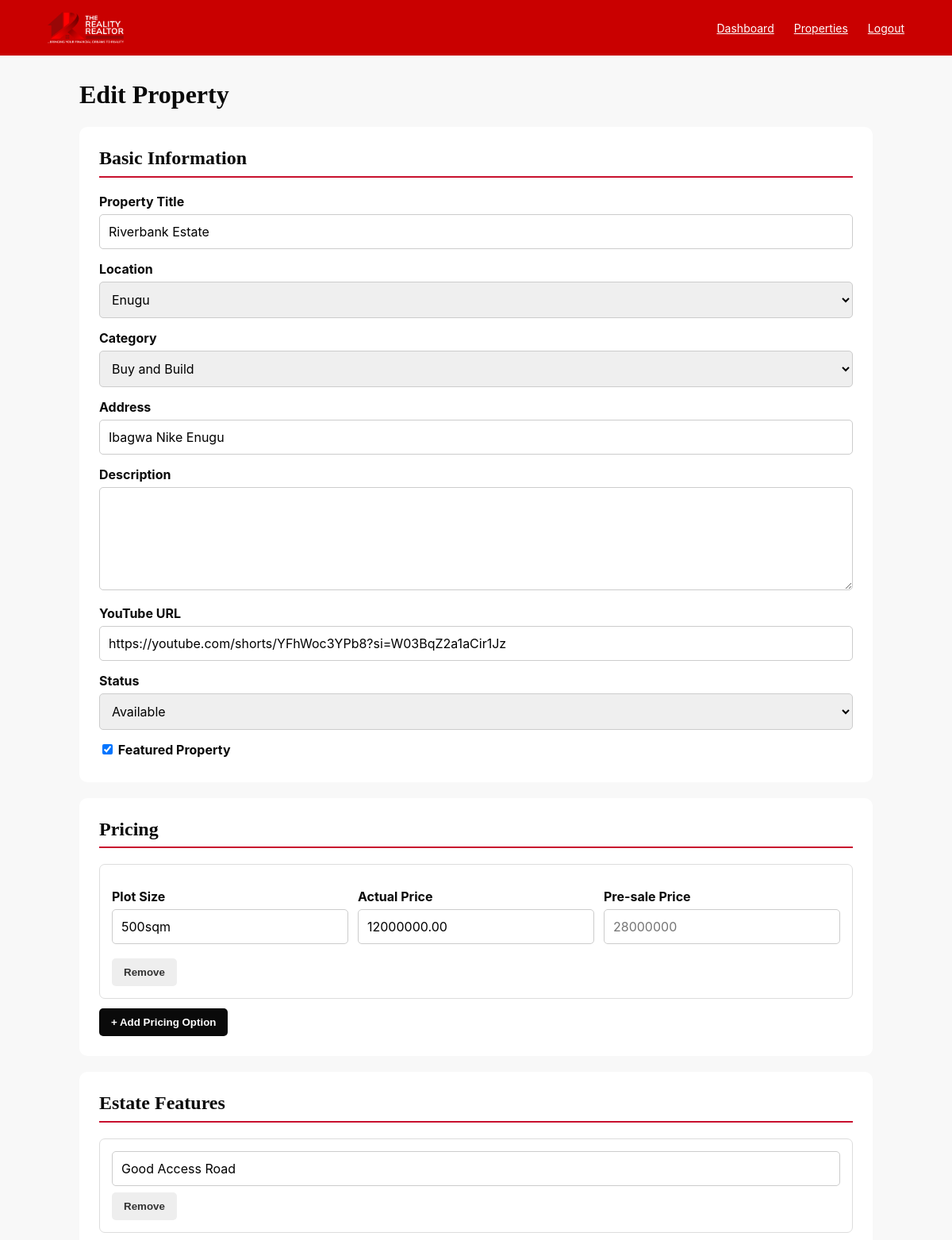
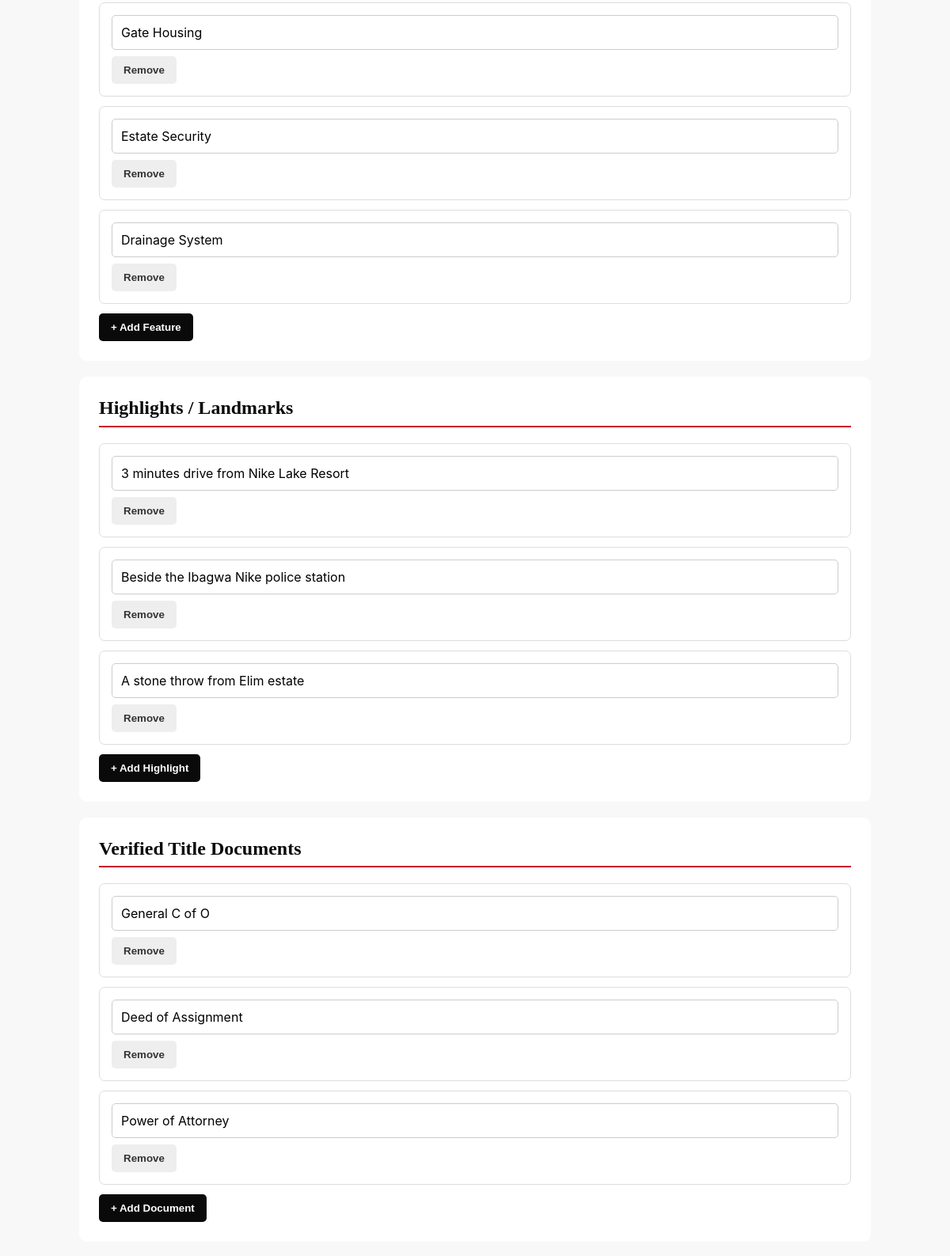
/admin/edit-property.php?id=7 (signed in, upper part), run on the app's committed database (2 pictures, top to bottom).
### tables this page shows
CREATE TABLE `properties` (
  `id` int(10) unsigned NOT NULL AUTO_INCREMENT,
  `title` varchar(255) NOT NULL,
  `location` enum('Enugu','Abuja','Asaba') NOT NULL,
  `category` enum('Buy and Build','Land Banking','Luxury Homes','Available Properties','Distress Sales') NOT NULL,
  `description` text DEFAULT NULL,
  `price` decimal(15,2) NOT NULL DEFAULT 0.00,
  `price_negotiable` tinyint(1) NOT NULL DEFAULT 0,
  `bedrooms` int(10) unsigned DEFAULT 0,
  `bathrooms` int(10) unsigned DEFAULT 0,
  `parking_spaces` int(10) unsigned DEFAULT 0,
  `living_rooms` int(10) unsigned DEFAULT 0,
  `land_size` varchar(100) DEFAULT NULL,
  `land_type` varchar(100) DEFAULT NULL,
  `property_use` varchar(100) DEFAULT NULL,
  `title_document` varchar(255) DEFAULT NULL,
  `plot_size` varchar(100) DEFAULT NULL,
  `access_road` varchar(255) DEFAULT NULL,
  `address` varchar(255) DEFAULT NULL,
  `youtube_url` varchar(500) DEFAULT NULL,
  `status` enum('Available','Sold','Reserved') NOT NULL DEFAULT 'Available',
  `featured` tinyint(1) NOT NULL DEFAULT 0,
  `created_at` timestamp NULL DEFAULT current_timestamp(),
  `updated_at` timestamp NULL DEFAULT current_timestamp() ON UPDATE current_timestamp(),
  PRIMARY KEY (`id`)
);

CREATE TABLE `property_pricing` (
  `id` int(10) unsigned NOT NULL AUTO_INCREMENT,
  `property_id` int(10) unsigned NOT NULL,
  `plot_size` varchar(100) NOT NULL,
  `actual_price` decimal(15,2) DEFAULT NULL,
  `presale_price` decimal(15,2) DEFAULT NULL,
  `created_at` timestamp NULL DEFAULT current_timestamp(),
  `updated_at` timestamp NULL DEFAULT current_timestamp() ON UPDATE current_timestamp(),
  PRIMARY KEY (`id`),
  KEY `fk_pricing_property` (`property_id`),
  CONSTRAINT `fk_pricing_property` FOREIGN KEY (`property_id`) REFERENCES `properties` (`id`) ON DELETE CASCADE
);

CREATE TABLE `property_features` (
  `id` int(10) unsigned NOT NULL AUTO_INCREMENT,
  `property_id` int(10) unsigned NOT NULL,
  `feature` varchar(255) NOT NULL,
  `sort_order` int(10) unsigned NOT NULL DEFAULT 0,
  `created_at` timestamp NULL DEFAULT current_timestamp(),
  PRIMARY KEY (`id`),
  KEY `fk_features_property` (`property_id`),
  CONSTRAINT `fk_features_property` FOREIGN KEY (`property_id`) REFERENCES `properties` (`id`) ON DELETE CASCADE
);

CREATE TABLE `property_landmarks` (
  `id` int(10) unsigned NOT NULL AUTO_INCREMENT,
  `property_id` int(10) unsigned NOT NULL,
  `description` varchar(500) NOT NULL,
  `sort_order` int(10) unsigned NOT NULL DEFAULT 0,
  `created_at` timestamp NULL DEFAULT current_timestamp(),
  PRIMARY KEY (`id`),
  KEY `fk_landmarks_property` (`property_id`),
  CONSTRAINT `fk_landmarks_property` FOREIGN KEY (`property_id`) REFERENCES `properties` (`id`) ON DELETE CASCADE
);

CREATE TABLE `property_documents` (
  `id` int(10) unsigned NOT NULL AUTO_INCREMENT,
  `property_id` int(10) unsigned NOT NULL,
  `document_name` varchar(255) NOT NULL,
  `sort_order` int(10) unsigned NOT NULL DEFAULT 0,
  `created_at` timestamp NULL DEFAULT current_timestamp(),
  PRIMARY KEY (`id`),
  KEY `fk_documents_property` (`property_id`),
  CONSTRAINT `fk_documents_property` FOREIGN KEY (`property_id`) REFERENCES `properties` (`id`) ON DELETE CASCADE
);

### admin/edit-property.php (the view, shortened to what this page needs)
<?php
require_once '../config/database.php';
function e($value)
{
    return htmlspecialchars((string)$value, ENT_QUOTES, 'UTF-8');
}
$id = filter_input(INPUT_GET, 'id', FILTER_VALIDATE_INT);
$locations = ['Enugu', 'Abuja', 'Asaba'];
$categories = [
    'Buy and Build',
    'Land Banking',
    'Luxury Homes',
    'Available Properties',
    'Distress Sales'
];
$statuses = [
    'Available',
    'Sold',
    'Reserved'
];
$stmt = $pdo->prepare("
    SELECT *
    FROM properties
    WHERE id = ?
    LIMIT 1
");
$stmt->execute([$id]);
$property = $stmt->fetch();
$stmt = $pdo->prepare("
    SELECT *
    FROM property_pricing
    WHERE property_id = ?
    ORDER BY id ASC
");
$stmt->execute([$id]);
$pricing = $stmt->fetchAll();
$stmt = $pdo->prepare("
    SELECT *
    FROM property_features
    WHERE property_id = ?
    ORDER BY sort_order ASC, id ASC
");
$stmt->execute([$id]);
$features = $stmt->fetchAll();
$stmt = $pdo->prepare("
    SELECT *
    FROM property_landmarks
    WHERE property_id = ?
    ORDER BY sort_order ASC, id ASC
");
$stmt->execute([$id]);
$landmarks = $stmt->fetchAll();
$stmt = $pdo->prepare("
    SELECT *
    FROM property_documents
    WHERE property_id = ?
    ORDER BY sort_order ASC, id ASC
");
$stmt->execute([$id]);
$documents = $stmt->fetchAll();
?>
<!DOCTYPE html>
<html lang="en">
<head>
</head>
<body>
<nav>
<a href="dashboard.php" class="brand">
     <img src="/images/logo1.png" alt="The Reality Realtor">
</a>
<div class="nav-links" id="navLinks">
    <a href="dashboard.php">Dashboard</a>
    <a href="properties.php">Properties</a>
    <a href="logout.php">Logout</a>
</div>
</nav>
<div class="container">
<h1>Edit Property</h1>
<form method="POST" enctype="multipart/form-data">
<div class="card">
<h2>Basic Information</h2>
<label>Property Title</label>
<input
    type="text"
    name="title"
    value="<?= e($property['title']) ?>"
    required
>
<label>Location</label>
<select name="location" required>
<?php foreach ($locations as $location): ?>
<option
    value="<?= e($location) ?>"
    <?= $property['location'] === $location ? 'selected' : '' ?>
>
    <?= e($location) ?>
</option>
<?php endforeach; ?>
</select>
<label>Category</label>
<select name="category" required>
<?php foreach ($categories as $category): ?>
<option
    value="<?= e($category) ?>"
    <?= $property['category'] === $category ? 'selected' : '' ?>
>
    <?= e($category) ?>
</option>
<?php endforeach; ?>
</select>
<label>Address</label>
<input
    type="text"
    name="address"
    value="<?= e($property['address']) ?>"
>
<label>Description</label>
<textarea name="description"><?= e($property['description']) ?></textarea>
<label>YouTube URL</label>
<input
    type="url"
    name="youtube_url"
    value="<?= e($property['youtube_url']) ?>"
    placeholder="https://www.youtube.com/watch?v=..."
>
<label>Status</label>
<select name="status">
<?php foreach ($statuses as $status): ?>
<option
    value="<?= e($status) ?>"
    <?= $property['status'] === $status ? 'selected' : '' ?>
>
    <?= e($status) ?>
</option>
<?php endforeach; ?>
</select>
<label>
<input
    type="checkbox"
    name="featured"
    value="1"
    <?= !empty($property['featured']) ? 'checked' : '' ?>
    style="width:auto;"
>
 Featured Property
</label>
</div>
<div class="card">
<h2>Pricing</h2>
<div id="pricingContainer">
<?php if (!empty($pricing)): ?>
<?php foreach ($pricing as $price): ?>
<div class="item pricing-item">
<div class="row">
<div>
<label>Plot Size</label>
<input
    type="text"
    name="plot_size[]"
    value="<?= e($price['plot_size']) ?>"
    placeholder="e.g. 500 sqm"
>
</div>
<div>
<label>Actual Price</label>
<input
    type="number"
    name="actual_price[]"
    value="<?= $price['actual_price'] !== null ? e(number_format((float)$price['actual_price'], 2, '.', '')) : '' ?>"
    placeholder="6500000"
    min="0"
    step="0.01"
>
</div>
<div>
<label>Pre-sale Price</label>
<input
    type="number"
    name="presale_price[]"
    value="<?= $price['presale_price'] !== null ? e(number_format((float)$price['presale_price'], 2, '.', '')) : '' ?>"
    placeholder="28000000"
    min="0"
    step="0.01"
>
</div>
</div>
<button type="button" class="remove" onclick="this.closest('.pricing-item').remove()">
Remove
</button>
</div>
<?php endforeach; ?>
<?php endif; ?>
</div>
<button type="button" class="add" onclick="addPricing()">
+ Add Pricing Option
</button>
</div>
<div class="card">
<h2>Estate Features</h2>
<div id="featuresContainer">
<?php foreach ($features as $feature): ?>
<div class="item feature-item">
<input
    type="text"
    name="feature[]"
    value="<?= e($feature['feature']) ?>"
>
<button
    type="button"
    class="remove"
    onclick="this.closest('.feature-item').remove()"
>
Remove
</button>
</div>
<?php endforeach; ?>
</div>
<button type="button" class="add" onclick="addFeature()">
+ Add Feature
</button>
</div>
<div class="card">
<h2>Highlights / Landmarks</h2>
<div id="landmarksContainer">
<?php foreach ($landmarks as $landmark): ?>
<div class="item landmark-item">
<input
    type="text"
    name="landmark[]"
    value="<?= e($landmark['description']) ?>"
>
<button
    type="button"
    class="remove"
    onclick="this.closest('.landmark-item').remove()"
>
Remove
</button>
</div>
<?php endforeach; ?>
</div>
<button type="button" class="add" onclick="addLandmark()">
+ Add Highlight
</button>
</div>
<div class="card">
<h2>Verified Title Documents</h2>
<div id="documentsContainer">
<?php foreach ($documents as $document): ?>
<div class="item document-item">
<input
    type="text"
    name="document[]"
    value="<?= e($document['document_name']) ?>"
>
<button
    type="button"
    class="remove"
    onclick="this.closest('.document-item').remove()"
>
Remove
</button>
</div>
<?php endforeach; ?>
</div>
<button type="button" class="add" onclick="addDocument()">
+ Add Document
</button>
</div>
</form>
</div>
</body>
</html>

### admin/edit-property.php (style rules this page uses)
:root { --red: #C8102E; --red-dark: #A00D24; --black: #0A0A0A; --gray: #6B6B6B; --light: #F8F8F8; --white: #FFFFFF; }
* { box-sizing: border-box; }
body { margin: 0; font-family: 'Inter', sans-serif; background: var(--light); color: var(--black); }
h1, h2, h3 { font-family: 'Playfair Display', serif; line-height: 1.2; }
nav { background: #c90000; padding: 15px 5%; display: flex; align-items: center; justify-content: space-between; position: sticky; top: 0; z-index: 1000; }
.brand { display: flex; align-items: center; font-size: 21px; font-weight: 700; }
.brand img { height: 40px; width: auto; display: block; }
.nav-links { display: flex; gap: 25px; }
.nav-links a { color: var(--white); font-size: 14px; }
.container { width: 92%; max-width: 1000px; margin: 30px auto; }
.card { background: white; padding: 25px; border-radius: 10px; margin-bottom: 20px; }
h1 { margin-top: 0; }
h2 { border-bottom: 2px solid var(--red); padding-bottom: 8px; margin-top: 0; }
label { display: block; font-weight: bold; margin: 15px 0 6px; }
input, select, textarea { width: 100%; padding: 11px; border: 1px solid #ccc; border-radius: 5px; font: inherit; }
textarea { min-height: 130px; resize: vertical; }
.row { display: grid; grid-template-columns: repeat(3, 1fr); gap: 12px; margin-bottom: 10px; }
.item { border: 1px solid #ddd; padding: 15px; border-radius: 7px; margin-bottom: 12px; }
button { border: 0; border-radius: 5px; padding: 10px 15px; cursor: pointer; font-weight: bold; }
.add { background: var(--black); color: white; }
.remove { background: #eee; color: #333; margin-top: 8px; }

### data on the page
properties: title "Riverbank Estate", address "Ibagwa Nike Enugu", youtube_url "https://youtube.com/shorts/YFhWoc3YPb8?si=W03BqZ2a1aCir1Jz", featured "☑"
property_pricing: plot_size "500sqm", actual_price "12000000.00"
property_features: feature "Good Access Road"
property_features: feature "Gate Housing"
property_features: feature "Estate Security"
property_features: feature "Drainage System"
property_landmarks: description "3 minutes drive from Nike Lake Resort"
property_landmarks: description "Beside the Ibagwa Nike police station"
property_landmarks: description "A stone throw from Elim estate"
property_documents: document_name "General C of O"
property_documents: document_name "Deed of Assignment"
property_documents: document_name "Power of Attorney"

### other printed values
form field location "Enugu"
form field category "Buy and Build"
form field status "Available"
